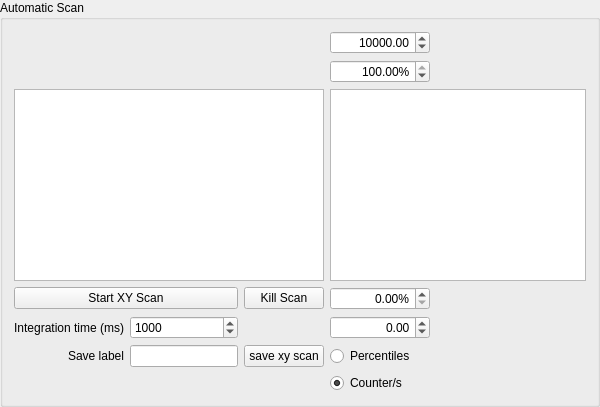
     <widget class="QGroupBox" name="automayicScanGroupBox">
      <property name="sizePolicy">
       <sizepolicy hsizetype="Expanding" vsizetype="Expanding">
        <horstretch>0</horstretch>
        <verstretch>0</verstretch>
       </sizepolicy>
      </property>
      <property name="title">
       <string>Automatic Scan </string>
      </property>
      <layout class="QHBoxLayout" name="horizontalLayout">
       <item>
        <layout class="QGridLayout" name="gridLayout">
         <item row="5" column="0">
          <widget class="QLabel" name="label_5">
           <property name="text">
            <string>Save label</string>
           </property>
           <property name="alignment">
            <set>Qt::AlignRight|Qt::AlignTrailing|Qt::AlignVCenter</set>
           </property>
          </widget>
         </item>
         <item row="5" column="1">
          <widget class="QLineEdit" name="savelabel">
           <property name="sizePolicy">
            <sizepolicy hsizetype="Preferred" vsizetype="Preferred">
             <horstretch>0</horstretch>
             <verstretch>0</verstretch>
            </sizepolicy>
           </property>
          </widget>
         </item>
         <item row="4" column="0">
          <widget class="QLabel" name="label">
           <property name="text">
            <string>Integration time (ms)</string>
           </property>
           <property name="alignment">
            <set>Qt::AlignRight|Qt::AlignTrailing|Qt::AlignVCenter</set>
           </property>
          </widget>
         </item>
         <item row="4" column="1">
          <widget class="QDoubleSpinBox" name="integrationtime">
           <property name="suffix">
            <string extracomment="ms"/>
           </property>
           <property name="decimals">
            <number>0</number>
           </property>
           <property name="minimum">
            <double>0.000000000000000</double>
           </property>
           <property name="maximum">
            <double>1000000.000000000000000</double>
           </property>
           <property name="value">
            <double>1000.000000000000000</double>
           </property>
          </widget>
         </item>
         <item row="1" column="3">
          <widget class="QDoubleSpinBox" name="percentileMaxDoubleSpinBox">
           <property name="maximumSize">
            <size>
             <width>100</width>
             <height>16777215</height>
            </size>
           </property>
           <property name="alignment">
            <set>Qt::AlignRight|Qt::AlignTrailing|Qt::AlignVCenter</set>
           </property>
           <property name="suffix">
            <string>%</string>
           </property>
           <property name="minimum">
            <double>0.000000000000000</double>
           </property>
           <property name="maximum">
            <double>100.000000000000000</double>
           </property>
           <property name="value">
            <double>100.000000000000000</double>
           </property>
          </widget>
         </item>
         <item row="2" column="0" colspan="3">
          <widget class="PlotWidget" name="xyScanView"/>
         </item>
         <item row="0" column="3">
          <widget class="QDoubleSpinBox" name="counterMaxDoubleSpinBox">
           <property name="sizePolicy">
            <sizepolicy hsizetype="Fixed" vsizetype="Fixed">
             <horstretch>0</horstretch>
             <verstretch>0</verstretch>
            </sizepolicy>
           </property>
           <property name="maximumSize">
            <size>
             <width>100</width>
             <height>16777215</height>
            </size>
           </property>
           <property name="mouseTracking">
            <bool>true</bool>
           </property>
           <property name="acceptDrops">
            <bool>true</bool>
           </property>
           <property name="alignment">
            <set>Qt::AlignRight|Qt::AlignTrailing|Qt::AlignVCenter</set>
           </property>
           <property name="accelerated">
            <bool>true</bool>
           </property>
           <property name="suffix">
            <string/>
           </property>
           <property name="minimum">
            <double>-1000000000.000000000000000</double>
           </property>
           <property name="maximum">
            <double>1000000000.000000000000000</double>
           </property>
           <property name="value">
            <double>10000.000000000000000</double>
           </property>
          </widget>
         </item>
         <item row="5" column="3">
          <widget class="QRadioButton" name="peercentiesRadioButton">
           <property name="sizePolicy">
            <sizepolicy hsizetype="Preferred" vsizetype="Preferred">
             <horstretch>0</horstretch>
             <verstretch>0</verstretch>
            </sizepolicy>
           </property>
           <property name="text">
            <string>Percentiles</string>
           </property>
           <property name="checked">
            <bool>false</bool>
           </property>
          </widget>
         </item>
         <item row="3" column="2">
          <widget class="QPushButton" name="KillScanPushButton">
           <property name="text">
            <string>Kill Scan</string>
           </property>
          </widget>
         </item>
         <item row="3" column="3">
          <widget class="QDoubleSpinBox" name="percentileMinDoubleSpinBox">
           <property name="maximumSize">
            <size>
             <width>100</width>
             <height>16777215</height>
            </size>
           </property>
           <property name="alignment">
            <set>Qt::AlignRight|Qt::AlignTrailing|Qt::AlignVCenter</set>
           </property>
           <property name="suffix">
            <string>%</string>
           </property>
           <property name="minimum">
            <double>0.000000000000000</double>
           </property>
           <property name="maximum">
            <double>100.000000000000000</double>
           </property>
           <property name="value">
            <double>0.000000000000000</double>
           </property>
          </widget>
         </item>
         <item row="3" column="0" colspan="2">
          <widget class="QPushButton" name="startScanPushButton">
           <property name="text">
            <string>Start XY Scan</string>
           </property>
          </widget>
         </item>
         <item row="6" column="3">
          <widget class="QRadioButton" name="manualRadioButton">
           <property name="sizePolicy">
            <sizepolicy hsizetype="Preferred" vsizetype="Fixed">
             <horstretch>0</horstretch>
             <verstretch>0</verstretch>
            </sizepolicy>
           </property>
           <property name="text">
            <string>Counter/s</string>
           </property>
           <property name="checked">
            <bool>true</bool>
           </property>
          </widget>
         </item>
         <item row="4" column="3">
          <widget class="QDoubleSpinBox" name="counterMinDoubleSpinBox">
           <property name="sizePolicy">
            <sizepolicy hsizetype="Fixed" vsizetype="Fixed">
             <horstretch>0</horstretch>
             <verstretch>0</verstretch>
            </sizepolicy>
           </property>
           <property name="maximumSize">
            <size>
             <width>100</width>
             <height>16777215</height>
            </size>
           </property>
           <property name="mouseTracking">
            <bool>true</bool>
           </property>
           <property name="acceptDrops">
            <bool>true</bool>
           </property>
           <property name="alignment">
            <set>Qt::AlignRight|Qt::AlignTrailing|Qt::AlignVCenter</set>
           </property>
           <property name="accelerated">
            <bool>true</bool>
           </property>
           <property name="suffix">
            <string/>
           </property>
           <property name="minimum">
            <double>-1000000000.000000000000000</double>
           </property>
           <property name="maximum">
            <double>10000000.000000000000000</double>
           </property>
           <property name="value">
            <double>0.000000000000000</double>
           </property>
          </widget>
         </item>
         <item row="5" column="2">
          <widget class="QPushButton" name="savexy_pushButton">
           <property name="sizePolicy">
            <sizepolicy hsizetype="Minimum" vsizetype="Ignored">
             <horstretch>0</horstretch>
             <verstretch>0</verstretch>
            </sizepolicy>
           </property>
           <property name="text">
            <string>save xy scan</string>
           </property>
          </widget>
         </item>
         <item row="2" column="3">
          <widget class="PlotWidget" name="contrastView">
           <property name="sizePolicy">
            <sizepolicy hsizetype="Preferred" vsizetype="Expanding">
             <horstretch>0</horstretch>
             <verstretch>0</verstretch>
            </sizepolicy>
           </property>
          </widget>
         </item>
        </layout>
       </item>
      </layout>
     </widget>
